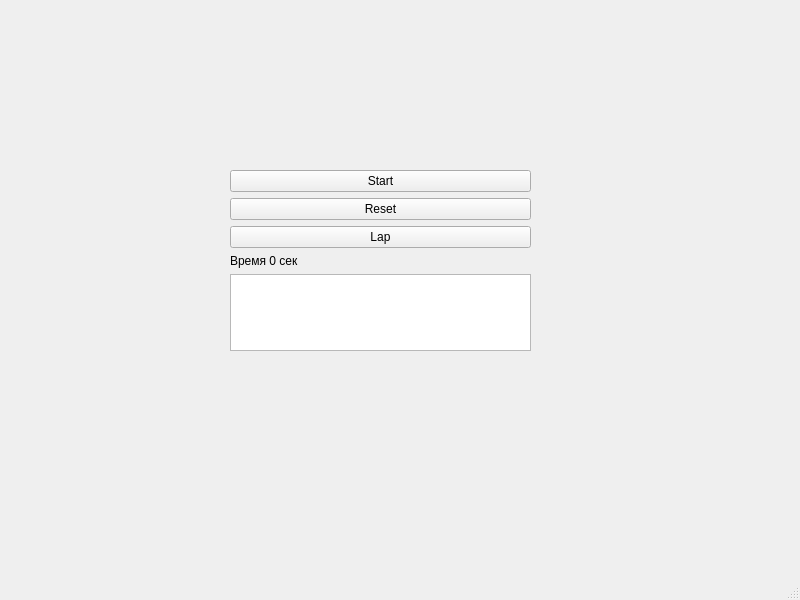
<?xml version="1.0" encoding="UTF-8"?>
<ui version="4.0">
 <class>MainWindow</class>
 <widget class="QMainWindow" name="MainWindow">
  <property name="geometry">
   <rect>
    <x>0</x>
    <y>0</y>
    <width>800</width>
    <height>600</height>
   </rect>
  </property>
  <property name="windowTitle">
   <string>MainWindow</string>
  </property>
  <widget class="QWidget" name="centralwidget">
   <widget class="QWidget" name="verticalLayoutWidget">
    <property name="geometry">
     <rect>
      <x>230</x>
      <y>170</y>
      <width>301</width>
      <height>181</height>
     </rect>
    </property>
    <layout class="QVBoxLayout" name="verticalLayout">
     <item>
      <widget class="QPushButton" name="startStopButton">
       <property name="text">
        <string>Start</string>
       </property>
       <property name="checkable">
        <bool>true</bool>
       </property>
      </widget>
     </item>
     <item>
      <widget class="QPushButton" name="resetButton">
       <property name="text">
        <string>Reset</string>
       </property>
      </widget>
     </item>
     <item>
      <widget class="QPushButton" name="lapButton">
       <property name="text">
        <string>Lap</string>
       </property>
      </widget>
     </item>
     <item>
      <widget class="QLabel" name="timeLabel">
       <property name="text">
        <string>Время 0 сек</string>
       </property>
      </widget>
     </item>
     <item>
      <widget class="QTextBrowser" name="lapBrowser"/>
     </item>
    </layout>
   </widget>
  </widget>
  <widget class="QMenuBar" name="menubar">
   <property name="geometry">
    <rect>
     <x>0</x>
     <y>0</y>
     <width>800</width>
     <height>18</height>
    </rect>
   </property>
  </widget>
  <widget class="QStatusBar" name="statusbar"/>
 </widget>
 <resources/>
 <connections/>
</ui>
